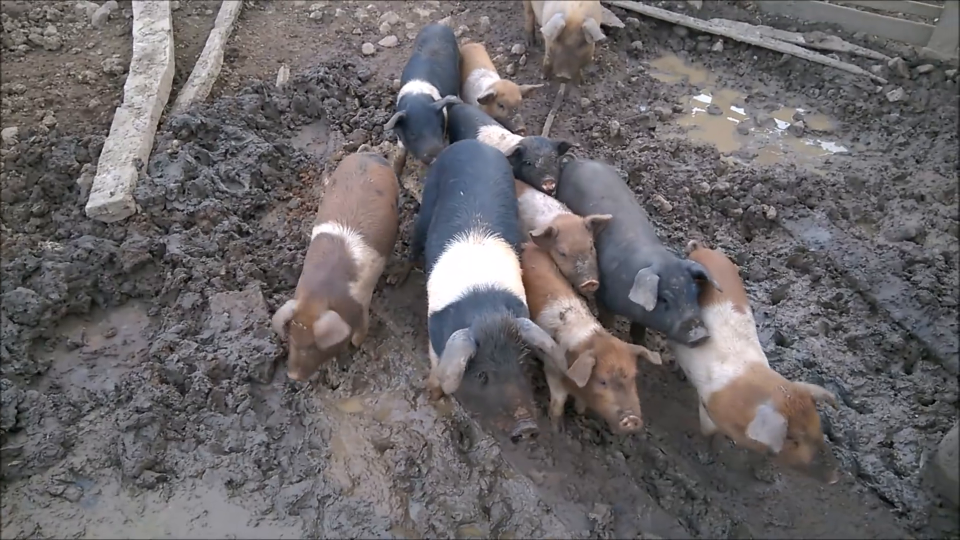
#> input picture frame 22 of PS1/cabra.mp4, 1920 x 1080 px (shown at 1/2 size)
$ python eql_hist.py   (Python 2 division)
#> lines starting #> are read from the running program, lines starting #| are printed output that depends on the picture
from __future__ import division
import numpy as np
import cv2
import math
from matplotlib import pyplot as plt
from numpy import *

def hisEqulColor(img):
    ycrcb=cv2.cvtColor(img,cv2.COLOR_BGR2YCR_CB)
    channels=cv2.split(ycrcb)
    cv2.equalizeHist(channels[0],channels[0])
    cv2.merge(channels,ycrcb)
    cv2.cvtColor(ycrcb,cv2.COLOR_YCR_CB2BGR,img)
    return img

def calculate_entropy(total_size,hist):
    entropy = 0
    for i in range(0,len(hist)):
            if hist[i] > 0:
                entropy+=(hist[i]/total_size) * math.log((total_size/hist[i]),2)
    return entropy

def histeql_grey(img):
    hist,bins = np.histogram(img.flatten(),256,[0,256])
    cdf = hist.cumsum()
    cdf_m = np.ma.masked_equal(cdf,0)
    cdf_m = (cdf_m - cdf_m.min())*255/(cdf_m.max()-cdf_m.min())
    cdf = np.ma.filled(cdf_m,0).astype('uint8')
    return cdf[img]

def calculate_dataGrey(grey):
    mean_g , std_g = cv2.meanStdDev(grey)
    hist = cv2.calcHist([grey],[0],None,[256],[0,256])
    total_size = grey.shape[0] * grey.shape[1]
    entropy_g = calculate_entropy(total_size,hist)
    return mean_g, std_g, entropy_g

def calculate_dataColor(color):
    mean_c , std_c = cv2.meanStdDev(color)
    mean_c = np.mean(mean_c)
    std_c = np.mean(std_c)
    histb = cv2.calcHist([color],[0],None,[256],[0,256])
    histg = cv2.calcHist([color],[1],None,[256],[0,256])
    histr = cv2.calcHist([color],[2],None,[256],[0,256])
    total_size = color.shape[0] * color.shape[1]
    entropy_b = calculate_entropy(total_size,histb)
    entropy_g = calculate_entropy(total_size,histg)
    entropy_r = calculate_entropy(total_size,histr)
    return mean_c, std_c, entropy_b, entropy_g, entropy_r

def obtein_data(img):
    grey = cv2.cvtColor(img, cv2.COLOR_BGR2GRAY)
    mean_g, std_g, entropy_g = calculate_dataGrey(grey)
    lgrey = [ mean_g, std_g, entropy_g ]

    e_grey = histeql_grey(grey)
    mean_eg, std_eg, entropy_eg = calculate_dataGrey(e_grey)
    le_grey= [ mean_eg, std_eg, entropy_eg ]

    mean_c, std_c, entropy_b, entropy_g, entropy_r = calculate_dataColor(img)
    limg = [ mean_c, std_c, [ entropy_b, entropy_g, entropy_r ] ]

    e_img = hisEqulColor(img)
    mean_ec, std_ec, entropy_eb, entropy_eg, entropy_er = calculate_dataColor(img)
    le_img = [ mean_ec, std_ec, [ entropy_eb, entropy_eg, entropy_er ] ]
    return lgrey, le_grey, limg, le_img


means_grey=[]
means_egrey=[]
means_img=[]
means_eimg=[]

stds_grey=[]
stds_egrey=[]
stds_img=[]
stds_eimg=[]

entropys_grey=[]
entropys_egrey=[]
entropys_img=[]
entropys_eimg=[]

stds=[]
entropys = []
cap = cv2.VideoCapture('cabra.mp4')

while cap.isOpened():
    ret, frame = cap.read()
#> frame is the input picture: shape (1080, 1920, 3); mean B, G, R 104.1, 101.9, 106
    if ret == True:
        lgrey, le_grey, limg, le_img = obtein_data(frame)
#> in obtein_data, `grey = cv2.cvtColor(img, cv2.COLOR_BGR2GRAY)`:
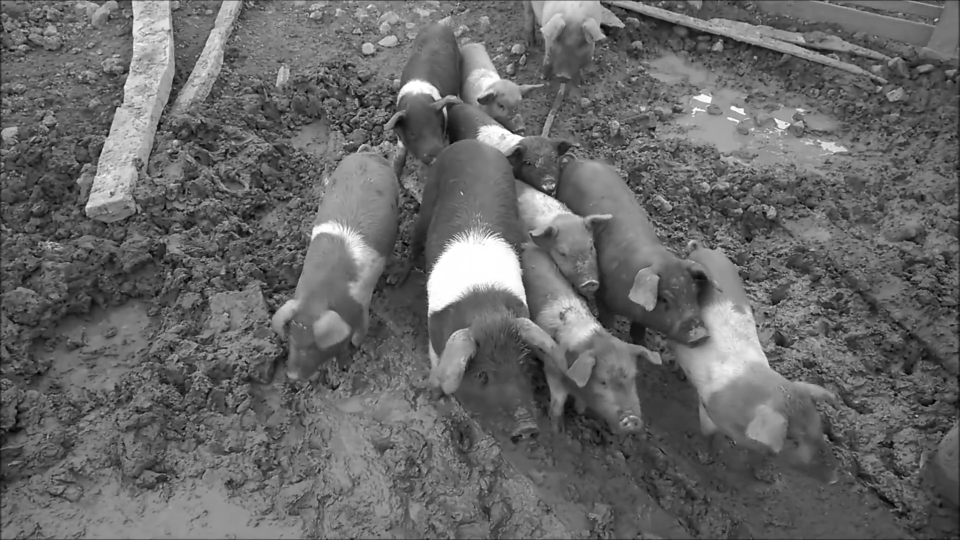
#> grey: shape (1080, 1920) (shown at 1/2 size); min 0, max 255, mean 103.4
#> in calculate_dataGrey, `mean_g , std_g = cv2.meanStdDev(grey)`: mean_g = [103.4]; std_g = [39.63]
#> in calculate_dataGrey, `hist = cv2.calcHist([grey],[0],None,[256],[0,256])`: hist = 256 values, max 27620 at index 82, min 40 at index 6, mean 8100
#> the loop in calculate_entropy, `for i in range(0,len(hist)):` made 256 passes
#> entropy on passes 1 to 12: [0.000495], [0.00106], [0.00156], [0.00215], [0.00277], [0.00344], [0.00374], [0.00434], [0.00551], [0.00681], [0.00843], [0.0102]
#> after the loop in calculate_entropy, `for i in range(0,len(hist)):`: entropy = [7.18]
#> in obtein_data, `mean_g, std_g, entropy_g = calculate_dataGrey(grey)`: mean_g = [103.4]; std_g = [39.63]; entropy_g = [7.18]
#> in obtein_data, `lgrey = [ mean_g, std_g, entropy_g ]`: lgrey = [[103.4], [39.63], [7.18]]
#> in histeql_grey, `hist,bins = np.histogram(img.flatten(),256,[0,256])`: bins = 257 values from 0 to 256
#> in histeql_grey, `cdf = hist.cumsum()`: cdf = 256 values from 69 to 2073600
#> in histeql_grey, `cdf = np.ma.filled(cdf_m,0).astype('uint8')`: cdf = 256 values from 0 to 255
#> in histeql_grey, `return cdf[img]`:
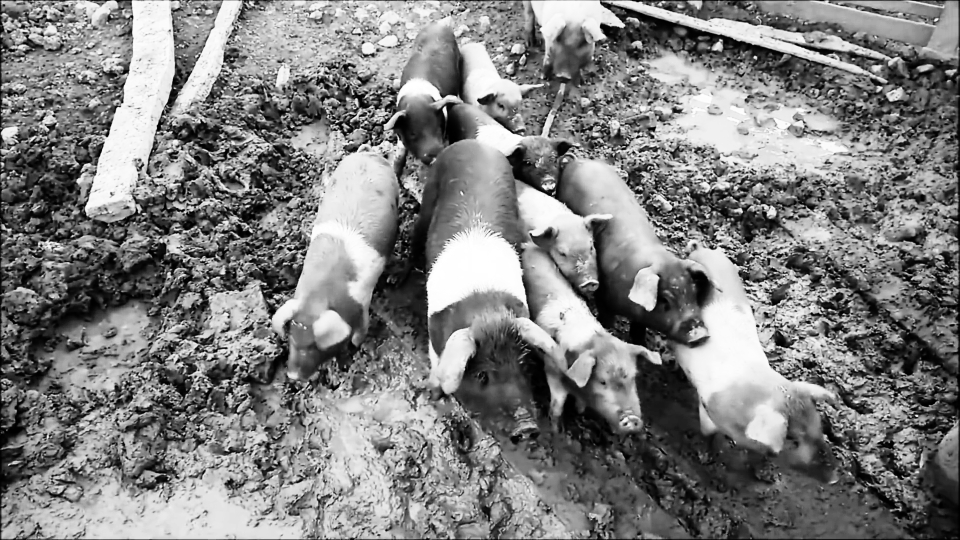
#> returned value: shape (1080, 1920) (shown at 1/2 size); min 0, max 255, mean 128.1
#> the loop in calculate_entropy (call 2), `for i in range(0,len(hist)):` made 256 passes
#> entropy on passes 1 to 12: [0.0278], [0.0601], [0.0856], [0.125], [0.149], [0.182], [0.203], [0.242], [0.266], [0.292], [0.319], [0.372]
#> in obtein_data, `mean_eg, std_eg, entropy_eg = calculate_dataGrey(e_grey)`: mean_eg = [128.1]; std_eg = [73.45]; entropy_eg = [6.95]
#> in obtein_data, `le_grey= [ mean_eg, std_eg, entropy_eg ]`: le_grey = [[128.1], [73.45], [6.95]]
#> in calculate_dataColor, `mean_c , std_c = cv2.meanStdDev(color)`: mean_c = [104.1, 101.9, 106]; std_c = [39.82, 39.11, 41.33]
#> in calculate_dataColor, `mean_c = np.mean(mean_c)`: mean_c = 104
#> in calculate_dataColor, `std_c = np.mean(std_c)`: std_c = 40.08
#> in calculate_dataColor, `histb = cv2.calcHist([color],[0],None,[256],[0,256])`: histb = 256 values, max 25736 at index 82, min 45 at index 1, mean 8100
#> in calculate_dataColor, `histg = cv2.calcHist([color],[1],None,[256],[0,256])`: histg = 256 values, max 27129 at index 85, min 62 at index 1, mean 8100
#> in calculate_dataColor, `histr = cv2.calcHist([color],[2],None,[256],[0,256])`: histr = 256 values, max 27839 at index 83, min 41 at index 1, mean 8100
#> in calculate_dataColor, `entropy_b = calculate_entropy(total_size,histb)`: entropy_b = [7.23]
#> in calculate_dataColor, `entropy_g = calculate_entropy(total_size,histg)`: entropy_g = [7.2]
#> in calculate_dataColor, `entropy_r = calculate_entropy(total_size,histr)`: entropy_r = [7.27]
#> in obtein_data, `mean_c, std_c, entropy_b, entropy_g, entropy_r = calculate_dataColor(i..`: mean_c = 104; std_c = 40.08; entropy_b = [7.23]; entropy_g = [7.2]; entropy_r = [7.27]
#> in obtein_data, `limg = [ mean_c, std_c, [ entropy_b, entropy_g, entropy_r ] ]`: limg = [104, 40.08, [[7.23], [7.2], [7.27]]]
#> in hisEqulColor, `ycrcb=cv2.cvtColor(img,cv2.COLOR_BGR2YCR_CB)`: ycrcb: shape (1080, 1920, 3); mean of channels 0, 1, 2 103.4, 129.9, 128.4
#> in hisEqulColor, `cv2.cvtColor(ycrcb,cv2.COLOR_YCR_CB2BGR,img)`: ycrcb: shape (1080, 1920, 3); mean of channels 0, 1, 2 128.6, 129.9, 128.4
#> in obtein_data, `e_img = hisEqulColor(img)`:
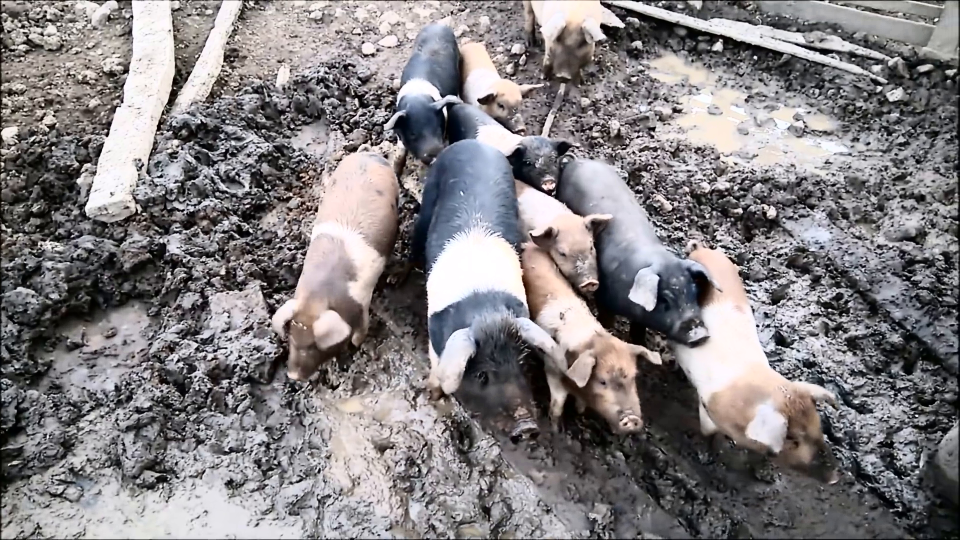
#> e_img: shape (1080, 1920, 3) (shown at 1/2 size); mean B, G, R 129.3, 127.1, 131.1

        means_grey.append(lgrey[0])
        stds_grey.append(lgrey[1])
        entropys_grey.append(lgrey[2])

        means_egrey.append(le_grey[0])
        stds_egrey.append(le_grey[1])
        entropys_egrey.append(le_grey[2])

        means_img.append(limg[0])
        stds_img.append(limg[1])
        entropys_img.append(limg[2])

        means_eimg.append(le_img[0])
        stds_eimg.append(le_img[1])
        entropys_eimg.append(le_img[2])
    else:
        break
cap.release()

print "[*] Antes"

print " (*) Grey"
print '     Mean dif:  ',
print (max(means_grey) - min(means_grey))
print '     Std dif:  ',
print (max(stds_grey) - min(stds_grey))

print " (*) Color"
print '     Mean dif:  ',
print (max(means_img) - min(means_img))
print '     Std dif:   ',
print (max(stds_img) - min(stds_img))

print "[*] Depois"

print " (*) Grey"
print '     Mean dif: ',
print (max(means_egrey) - min(means_egrey))
print '     Std dif: ',
print (max(stds_egrey) - min(stds_egrey))

print " (*) Color"
print '     Mean dif: ',
print (max(means_eimg) - min(means_eimg))
print '     Std dif: ',
print (max(stds_eimg) - min(stds_eimg))

cap.release()

$ run again, starting later in the video
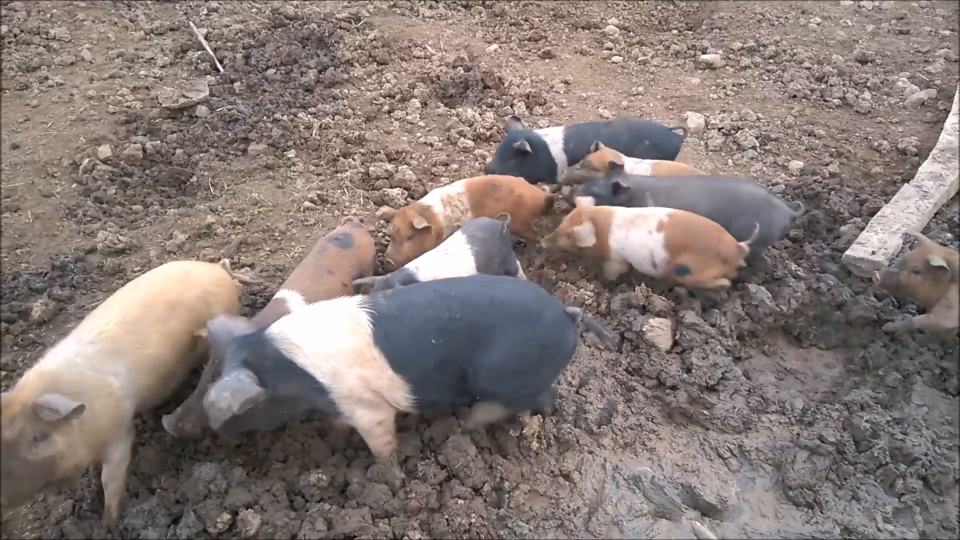
#> input picture frame 99 of PS1/cabra.mp4, 1920 x 1080 px (shown at 1/2 size)
#> frame is the input picture: shape (1080, 1920, 3); mean B, G, R 118.7, 122.4, 134.6
#> in calculate_dataGrey, `mean_g , std_g = cv2.meanStdDev(grey)`: mean_g = [125.7]; std_g = [46.69]
#> in calculate_dataGrey, `hist = cv2.calcHist([grey],[0],None,[256],[0,256])`: hist = 256 values, max 21396 at index 131, min 9 at index 7, mean 8100
#> the loop in calculate_entropy, `for i in range(0,len(hist)):` made 256 passes
#> entropy on passes 1 to 8: [9.3e-05], [0.000194], [0.00031], [0.000395], [0.00048], [0.000603], [0.000727], [0.000804]
#> after the loop in calculate_entropy, `for i in range(0,len(hist)):`: entropy = [7.44]
#> in obtein_data, `mean_g, std_g, entropy_g = calculate_dataGrey(grey)`: mean_g = [125.7]; std_g = [46.69]; entropy_g = [7.44]
#> lgrey = [[125.7], [46.69], [7.44]]
#> in histeql_grey, `hist,bins = np.histogram(img.flatten(),256,[0,256])`: bins = 257 values from 0 to 256
#> in histeql_grey, `cdf = hist.cumsum()`: cdf = 256 values from 11 to 2073600
#> in histeql_grey, `cdf = np.ma.filled(cdf_m,0).astype('uint8')`: cdf = 256 values from 0 to 255
#> in histeql_grey, `return cdf[img]`:
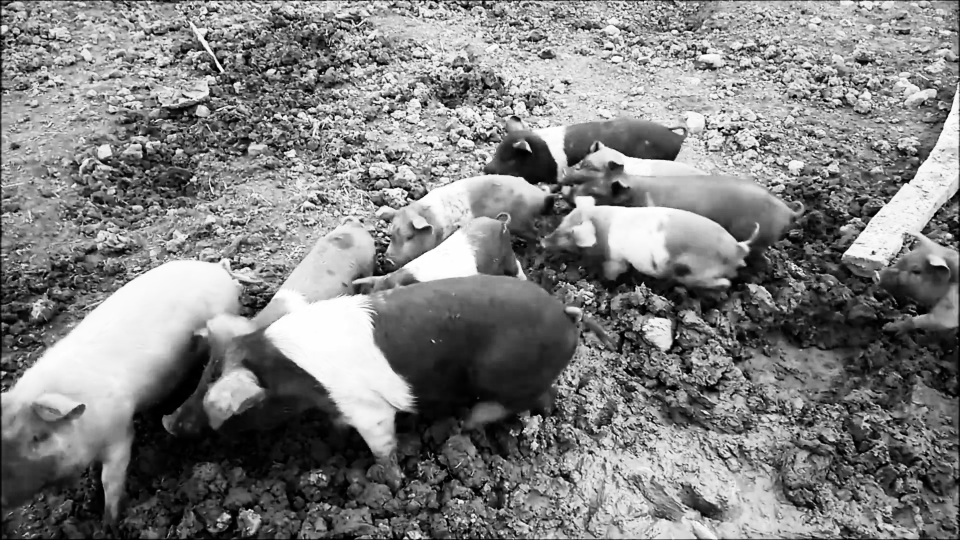
#> returned value: shape (1080, 1920) (shown at 1/2 size); min 0, max 255, mean 127.8
#> the loop in calculate_entropy (call 2), `for i in range(0,len(hist)):` made 256 passes
#> entropy on passes 1 to 8: [0.0274], [0.0603], [0.0905], [0.116], [0.146], [0.179], [0.218], [0.24]
#> mean_eg = [127.8]; std_eg = [73.54]; entropy_eg = [7.2]
#> le_grey = [[127.8], [73.54], [7.2]]
#> in calculate_dataColor, `mean_c , std_c = cv2.meanStdDev(color)`: mean_c = [118.7, 122.4, 134.6]; std_c = [44.4, 45.9, 50.11]
#> in calculate_dataColor, `mean_c = np.mean(mean_c)`: mean_c = 125.2
#> in calculate_dataColor, `std_c = np.mean(std_c)`: std_c = 46.8
#> histb = 256 values, max 20233 at index 124, min 13 at index 2, mean 8100
#> histg = 256 values, max 21128 at index 128, min 7 at index 2, mean 8100
#> histr = 256 values, max 51401 at index 255, min 4 at index 2, mean 8100
#> in calculate_dataColor, `entropy_b = calculate_entropy(total_size,histb)`: entropy_b = [7.42]
#> in calculate_dataColor, `entropy_g = calculate_entropy(total_size,histg)`: entropy_g = [7.46]
#> in calculate_dataColor, `entropy_r = calculate_entropy(total_size,histr)`: entropy_r = [7.52]
#> in obtein_data, `mean_c, std_c, entropy_b, entropy_g, entropy_r = calculate_dataColor(i..`: mean_c = 125.2; std_c = 46.8; entropy_b = [7.42]; entropy_g = [7.46]; entropy_r = [7.52]
#> limg = [125.2, 46.8, [[7.42], [7.46], [7.52]]]
#> in obtein_data, `e_img = hisEqulColor(img)`:
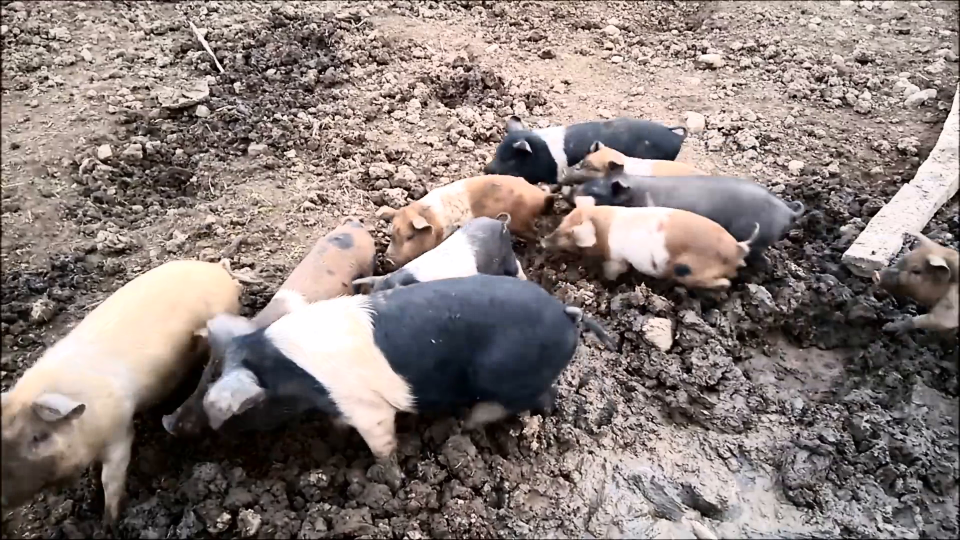
#> e_img: shape (1080, 1920, 3) (shown at 1/2 size); mean B, G, R 121.4, 125.1, 137

$ run again, starting later in the video
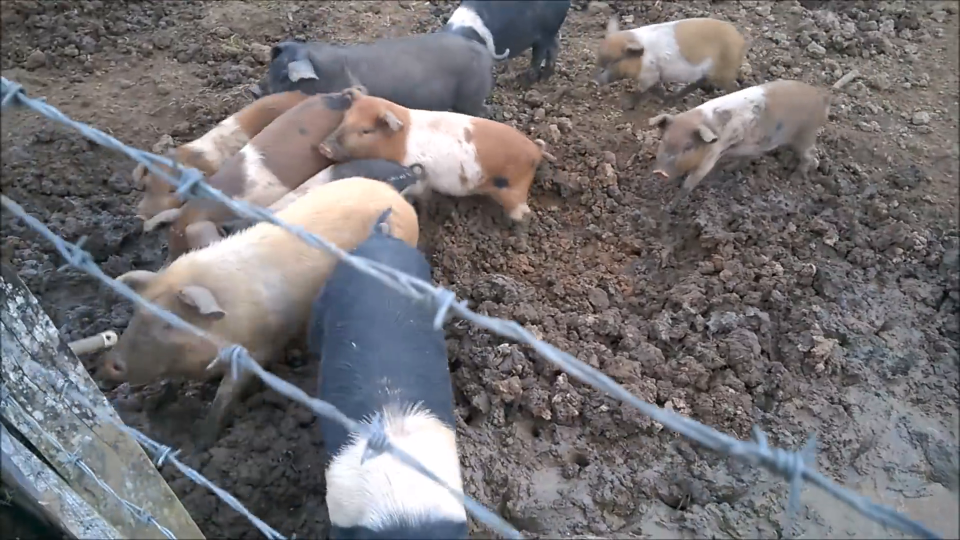
#> input picture frame 176 of PS1/cabra.mp4, 1920 x 1080 px (shown at 1/2 size)
#> frame is the input picture: shape (1080, 1920, 3); mean B, G, R 115.7, 113.2, 116.2
#> in obtein_data, `grey = cv2.cvtColor(img, cv2.COLOR_BGR2GRAY)`:
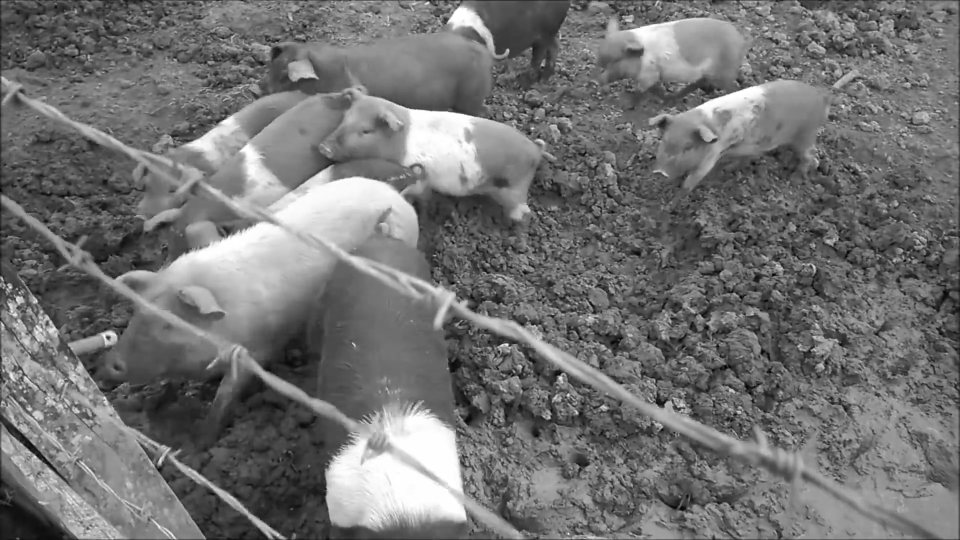
#> grey: shape (1080, 1920) (shown at 1/2 size); min 0, max 255, mean 114.4
#> in calculate_dataGrey, `mean_g , std_g = cv2.meanStdDev(grey)`: mean_g = [114.4]; std_g = [47.07]
#> in calculate_dataGrey, `hist = cv2.calcHist([grey],[0],None,[256],[0,256])`: hist = 256 values, max 23265 at index 110, min 23 at index 0, mean 8100
#> the loop in calculate_entropy, `for i in range(0,len(hist)):` made 256 passes
#> entropy on passes 1 to 8: [0.000183], [0.000471], [0.000704], [0.00104], [0.00142], [0.00181], [0.00214], [0.00237]
#> after the loop in calculate_entropy, `for i in range(0,len(hist)):`: entropy = [7.43]
#> in obtein_data, `mean_g, std_g, entropy_g = calculate_dataGrey(grey)`: mean_g = [114.4]; std_g = [47.07]; entropy_g = [7.43]
#> lgrey = [[114.4], [47.07], [7.43]]
#> in histeql_grey, `hist,bins = np.histogram(img.flatten(),256,[0,256])`: bins = 257 values from 0 to 256
#> in histeql_grey, `cdf = hist.cumsum()`: cdf = 256 values from 23 to 2073600
#> in histeql_grey, `cdf = np.ma.filled(cdf_m,0).astype('uint8')`: cdf = 256 values from 0 to 255
#> the loop in calculate_entropy (call 2), `for i in range(0,len(hist)):` made 256 passes
#> entropy on passes 1 to 8: [0.0298], [0.0619], [0.0885], [0.122], [0.151], [0.184], [0.204], [0.243]
#> mean_eg = [127.9]; std_eg = [73.5]; entropy_eg = [7.17]
#> le_grey = [[127.9], [73.5], [7.17]]
#> in calculate_dataColor, `mean_c , std_c = cv2.meanStdDev(color)`: mean_c = [115.7, 113.2, 116.2]; std_c = [48.69, 46.94, 48.16]
#> in calculate_dataColor, `mean_c = np.mean(mean_c)`: mean_c = 115
#> in calculate_dataColor, `std_c = np.mean(std_c)`: std_c = 47.93
#> histb = 256 values, max 26832 at index 255, min 28 at index 2, mean 8100
#> histg = 256 values, max 21516 at index 115, min 30 at index 1, mean 8100
#> histr = 256 values, max 39451 at index 255, min 70 at index 1, mean 8100
#> in calculate_dataColor, `entropy_b = calculate_entropy(total_size,histb)`: entropy_b = [7.49]
#> in calculate_dataColor, `entropy_g = calculate_entropy(total_size,histg)`: entropy_g = [7.46]
#> in calculate_dataColor, `entropy_r = calculate_entropy(total_size,histr)`: entropy_r = [7.44]
#> in obtein_data, `mean_c, std_c, entropy_b, entropy_g, entropy_r = calculate_dataColor(i..`: mean_c = 115; std_c = 47.93; entropy_b = [7.49]; entropy_g = [7.46]; entropy_r = [7.44]
#> limg = [115, 47.93, [[7.49], [7.46], [7.44]]]
#> in obtein_data, `e_img = hisEqulColor(img)`:
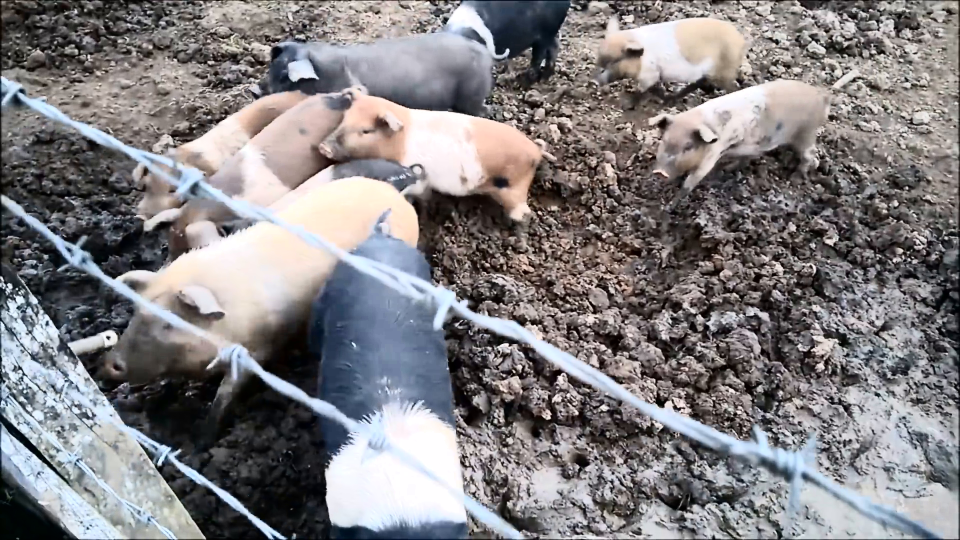
#> e_img: shape (1080, 1920, 3) (shown at 1/2 size); mean B, G, R 129.6, 127.2, 130.2
